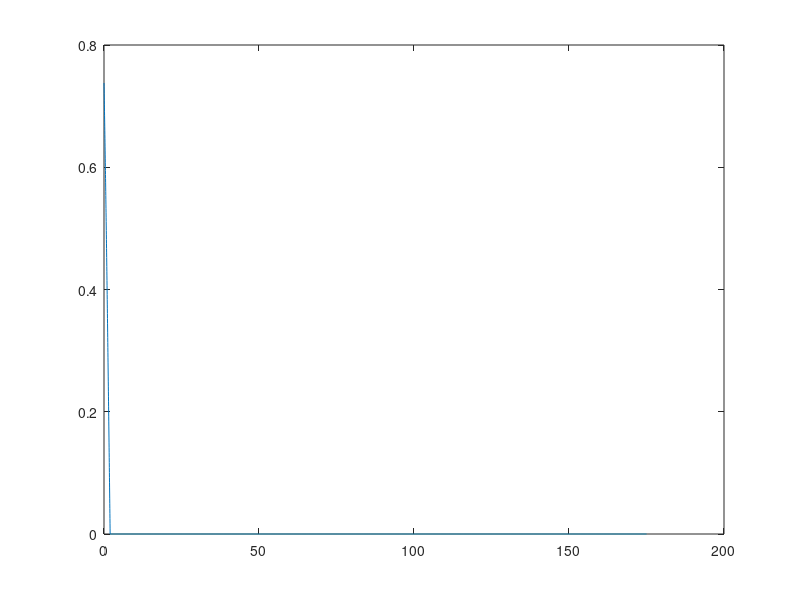

Write the MATLAB code that produced this figure. (Note: this script raises an error after producing the figure.)
clear
clc
close all

mu_0 = pi*4e-7;
eps_0 = 8.854e-12;
eps_r1 = 2; %I choose
eps_r2 = 3;
c = 1/sqrt(mu_0*eps_0);

f = 20e6; %I choose
lambda_0 = c/f;
lambda_1 = lambda_0/sqrt(eps_r1);
lambda_2 = lambda_0/sqrt(eps_r2);
lambda_3 = lambda_0/sqrt(eps_r1);

deltax = 0.02; %I choose
xmax = 175; %I choose
x = 0:deltax:xmax;

tmax = xmax/c; %I choose
S = 1; %I choose
deltat = S*deltax/c;
t = 0;
d1 = lambda_1/4;
d2 = lambda_2/2;
d3 = lambda_3/4;

eps = ones(length(x), 1) .* eps_0;
s1 = round(((xmax/2) - ((d1+d2+d3)/2))/0.02); %I choose
s2 = s1 + round(d1/deltax); %makes dielectric slab of thickness d
s3 = s2 + round(d2/deltax);
s4 = s3 + round(d3/deltax);
eps(s1:s2-1) = eps_0*eps_r1;
eps(s2:s3-1) = eps_0*eps_r2;
eps(s3:s4-1) = eps_0*eps_r1;


E = zeros(length(x),3);

x0 = 1;
x1 = 5; %I choose

t1 = 150/c; %I choose
n = 0;
Ncyc = 5; %number of oscillations pulsed out
E0max = 0;
E1max = 0;

while t<tmax
    E(2:end-1,3) = ((1./(mu_0*eps(2:end-1))) .* (deltat/deltax)^2 .* (E(3:end,2) - 2*E(2:end-1,2) + E(1:end-2,2))) + 2*E(2:end-1,2) - E(2:end-1,1);
    
    if t<Ncyc/f
        E(x0,3) = sin(2*pi*f*t);
    else
        E(x0,3) = 0;
    end

    n = n + 1;

    if mod(n,100) == 0
        plot(x, E(:,3)); hold on
        xline(x(s1), 'r--'); xline(x(s2),'r--'); xline(x(s3),'r--'); xline(x(s4),'r--'); hold off
        ylim([-1.5 1.5]); xlabel('x (m)'); ylabel('E')
        title(sprintf('f = %g MHz, t = %.0f ns', f/1e6, t*1e9))
        drawnow
    end

    E(:,1) = E(:,2);
    E(:,2) = E(:,3);
    t = t + deltat;
end
